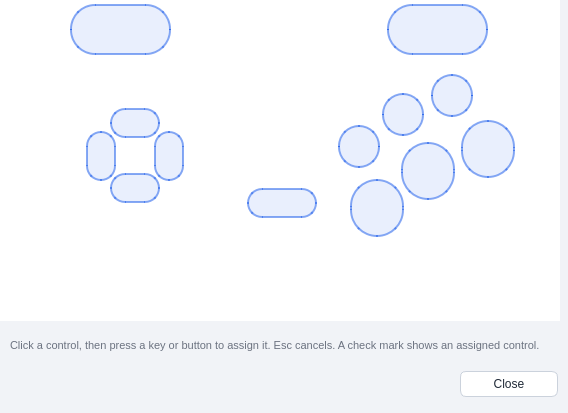
<?xml version="1.0" encoding="UTF-8"?>
<ui version="4.0">
 <class>UIPadSetting</class>
 <widget class="QDialog" name="UIPadSetting">
  <property name="geometry">
   <rect>
    <x>0</x>
    <y>0</y>
    <width>568</width>
    <height>413</height>
   </rect>
  </property>
  <property name="focusPolicy">
   <enum>Qt::StrongFocus</enum>
  </property>
  <property name="windowTitle">
   <string>Pad Configuration</string>
  </property>
  <property name="minimumSize"><size><width>568</width><height>413</height></size></property>
  <property name="maximumSize"><size><width>568</width><height>413</height></size></property>
  <property name="styleSheet"><string notr="true">
QDialog#UIPadSetting { background:#f1f3f7; }
QLabel#label { background:#ffffff; }
QLabel#lHint { color:#6b7280; font-size:11px; }
QLabel#lInfos { color:#b45309; font-weight:bold; font-size:12px; }
QLabel#label_2, QLabel#label_3 { color:#374151; font-size:11px; }
QToolButton { background:rgba(37,99,235,26); border:2px solid rgba(37,99,235,140); }
QToolButton:hover { background:rgba(37,99,235,72); border:2px solid rgba(37,99,235,230); }
QToolButton:checked { background:rgba(245,158,11,90); border:3px solid #f59e0b; }
QToolButton#tbUp { border-radius:15px; }
QToolButton#tbX { border-radius:21px; }
QToolButton#tbY { border-radius:21px; }
QToolButton#tbZ { border-radius:21px; }
QToolButton#tbC { border-radius:27px; }
QToolButton#tbB { border-radius:27px; }
QToolButton#tbA { border-radius:27px; }
QToolButton#tbStart { border-radius:15px; }
QToolButton#tbRightTrigger { border-radius:25px; }
QToolButton#tbLeftTrigger { border-radius:25px; }
QToolButton#tbDown { border-radius:15px; }
QToolButton#tbRight { border-radius:15px; }
QToolButton#tbLeft { border-radius:15px; }
QDialogButtonBox QPushButton { background:#ffffff; color:#1f2937; border:1px solid #cbd2dc; border-radius:6px; padding:5px 16px; min-width:64px; }
QDialogButtonBox QPushButton:hover { background:#e8edf5; }
QDialogButtonBox QPushButton:pressed { background:#d9e0ec; }
</string></property>
  <widget class="QLabel" name="label">
   <property name="geometry">
    <rect>
     <x>-31</x>
     <y>0</y>
     <width>591</width>
     <height>321</height>
    </rect>
   </property>
   <property name="pixmap">
    <pixmap resource="../resources/resources.qrc">:/actions/controller.png</pixmap>
   </property>
  </widget>
  <widget class="QToolButton" name="tbUp">
   <property name="geometry">
    <rect>
     <x>110</x>
     <y>108</y>
     <width>50</width>
     <height>30</height>
    </rect>
   </property>
   <property name="focusPolicy">
    <enum>Qt::NoFocus</enum>
   </property>
   <property name="toolTip">
    <string>Up</string>
   </property>
   <property name="checkable">
    <bool>true</bool>
   </property>
   <property name="autoRaise">
    <bool>false</bool>
   </property>
  </widget>
  <widget class="QToolButton" name="tbX">
   <property name="geometry">
    <rect>
     <x>338</x>
     <y>125</y>
     <width>42</width>
     <height>43</height>
    </rect>
   </property>
   <property name="focusPolicy">
    <enum>Qt::NoFocus</enum>
   </property>
   <property name="toolTip">
    <string>X</string>
   </property>
   <property name="checkable">
    <bool>true</bool>
   </property>
   <property name="autoRaise">
    <bool>false</bool>
   </property>
  </widget>
  <widget class="QToolButton" name="tbY">
   <property name="geometry">
    <rect>
     <x>382</x>
     <y>93</y>
     <width>42</width>
     <height>43</height>
    </rect>
   </property>
   <property name="focusPolicy">
    <enum>Qt::NoFocus</enum>
   </property>
   <property name="toolTip">
    <string>Y</string>
   </property>
   <property name="checkable">
    <bool>true</bool>
   </property>
   <property name="autoRaise">
    <bool>false</bool>
   </property>
  </widget>
  <widget class="QToolButton" name="tbZ">
   <property name="geometry">
    <rect>
     <x>431</x>
     <y>74</y>
     <width>42</width>
     <height>43</height>
    </rect>
   </property>
   <property name="focusPolicy">
    <enum>Qt::NoFocus</enum>
   </property>
   <property name="toolTip">
    <string>Z</string>
   </property>
   <property name="checkable">
    <bool>true</bool>
   </property>
   <property name="autoRaise">
    <bool>false</bool>
   </property>
  </widget>
  <widget class="QToolButton" name="tbC">
   <property name="geometry">
    <rect>
     <x>461</x>
     <y>120</y>
     <width>54</width>
     <height>58</height>
    </rect>
   </property>
   <property name="focusPolicy">
    <enum>Qt::NoFocus</enum>
   </property>
   <property name="toolTip">
    <string>C</string>
   </property>
   <property name="checkable">
    <bool>true</bool>
   </property>
   <property name="autoRaise">
    <bool>false</bool>
   </property>
  </widget>
  <widget class="QToolButton" name="tbB">
   <property name="geometry">
    <rect>
     <x>401</x>
     <y>142</y>
     <width>54</width>
     <height>58</height>
    </rect>
   </property>
   <property name="focusPolicy">
    <enum>Qt::NoFocus</enum>
   </property>
   <property name="toolTip">
    <string>B</string>
   </property>
   <property name="checkable">
    <bool>true</bool>
   </property>
   <property name="autoRaise">
    <bool>false</bool>
   </property>
  </widget>
  <widget class="QToolButton" name="tbA">
   <property name="geometry">
    <rect>
     <x>350</x>
     <y>179</y>
     <width>54</width>
     <height>58</height>
    </rect>
   </property>
   <property name="focusPolicy">
    <enum>Qt::NoFocus</enum>
   </property>
   <property name="toolTip">
    <string>A</string>
   </property>
   <property name="checkable">
    <bool>true</bool>
   </property>
   <property name="autoRaise">
    <bool>false</bool>
   </property>
  </widget>
  <widget class="QToolButton" name="tbStart">
   <property name="geometry">
    <rect>
     <x>247</x>
     <y>188</y>
     <width>70</width>
     <height>30</height>
    </rect>
   </property>
   <property name="focusPolicy">
    <enum>Qt::NoFocus</enum>
   </property>
   <property name="toolTip">
    <string>Start</string>
   </property>
   <property name="checkable">
    <bool>true</bool>
   </property>
   <property name="autoRaise">
    <bool>false</bool>
   </property>
  </widget>
  <widget class="QToolButton" name="tbRightTrigger">
   <property name="geometry">
    <rect>
     <x>387</x>
     <y>4</y>
     <width>101</width>
     <height>51</height>
    </rect>
   </property>
   <property name="focusPolicy">
    <enum>Qt::NoFocus</enum>
   </property>
   <property name="toolTip">
    <string>Right trigger</string>
   </property>
   <property name="checkable">
    <bool>true</bool>
   </property>
   <property name="autoRaise">
    <bool>false</bool>
   </property>
  </widget>
  <widget class="QToolButton" name="tbLeftTrigger">
   <property name="geometry">
    <rect>
     <x>70</x>
     <y>4</y>
     <width>101</width>
     <height>51</height>
    </rect>
   </property>
   <property name="focusPolicy">
    <enum>Qt::NoFocus</enum>
   </property>
   <property name="toolTip">
    <string>Left trigger</string>
   </property>
   <property name="checkable">
    <bool>true</bool>
   </property>
   <property name="autoRaise">
    <bool>false</bool>
   </property>
  </widget>
  <widget class="QToolButton" name="tbDown">
   <property name="geometry">
    <rect>
     <x>110</x>
     <y>173</y>
     <width>50</width>
     <height>30</height>
    </rect>
   </property>
   <property name="focusPolicy">
    <enum>Qt::NoFocus</enum>
   </property>
   <property name="toolTip">
    <string>Down</string>
   </property>
   <property name="checkable">
    <bool>true</bool>
   </property>
   <property name="autoRaise">
    <bool>false</bool>
   </property>
  </widget>
  <widget class="QToolButton" name="tbRight">
   <property name="geometry">
    <rect>
     <x>154</x>
     <y>131</y>
     <width>30</width>
     <height>50</height>
    </rect>
   </property>
   <property name="focusPolicy">
    <enum>Qt::NoFocus</enum>
   </property>
   <property name="toolTip">
    <string>Right</string>
   </property>
   <property name="checkable">
    <bool>true</bool>
   </property>
   <property name="autoRaise">
    <bool>false</bool>
   </property>
  </widget>
  <widget class="QToolButton" name="tbLeft">
   <property name="geometry">
    <rect>
     <x>86</x>
     <y>131</y>
     <width>30</width>
     <height>50</height>
    </rect>
   </property>
   <property name="focusPolicy">
    <enum>Qt::NoFocus</enum>
   </property>
   <property name="toolTip">
    <string>Left</string>
   </property>
   <property name="checkable">
    <bool>true</bool>
   </property>
   <property name="autoRaise">
    <bool>false</bool>
   </property>
  </widget>
  <widget class="QLabel" name="lInfos">
   <property name="geometry">
    <rect><x>10</x><y>365</y><width>438</width><height>40</height></rect>
   </property>
   <property name="alignment"><set>Qt::AlignLeading|Qt::AlignLeft|Qt::AlignVCenter</set></property>
     <property name="wordWrap"><bool>true</bool></property>
  </widget>
  <widget class="QDialogButtonBox" name="padButtons">
   <property name="geometry">
    <rect><x>458</x><y>369</y><width>100</width><height>30</height></rect>
   </property>
   <property name="standardButtons">
    <set>QDialogButtonBox::Close</set>
   </property>
  </widget>
  <widget class="QLabel" name="lHint">
   <property name="geometry"><rect><x>10</x><y>329</y><width>548</width><height>32</height></rect></property>
   <property name="text"><string>Click a control, then press a key or button to assign it. Esc cancels. A check mark shows an assigned control.</string></property>
   <property name="wordWrap"><bool>true</bool></property>
  </widget>
 </widget>
 <resources>
  <include location="../resources/resources.qrc"/>
 </resources>
 <connections>
  <connection>
   <sender>padButtons</sender>
   <signal>rejected()</signal>
   <receiver>UIPadSetting</receiver>
   <slot>reject()</slot>
   <hints>
    <hint type="sourcelabel">
     <x>20</x>
     <y>20</y>
    </hint>
    <hint type="destinationlabel">
     <x>20</x>
     <y>20</y>
    </hint>
   </hints>
  </connection>
 </connections>
</ui>
